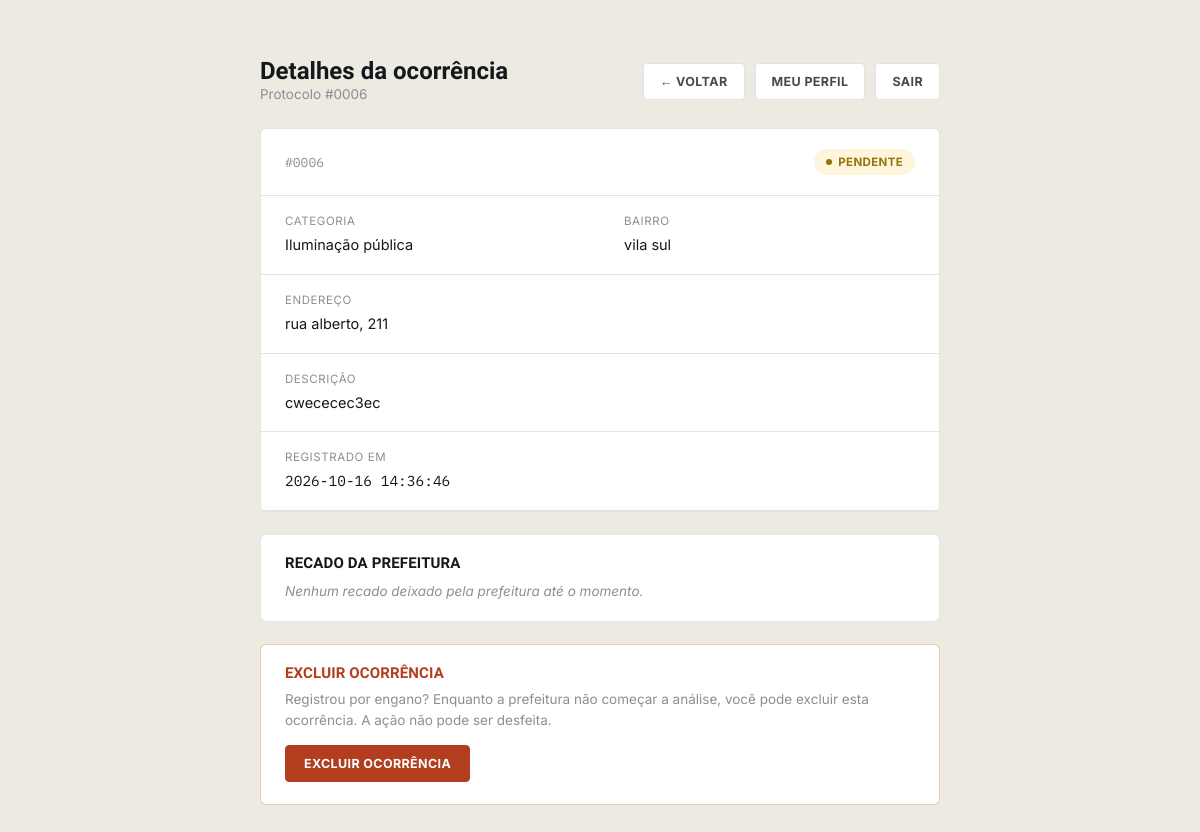
The app's page /php/ocorrencia.php?id=6 (signed in), older data.
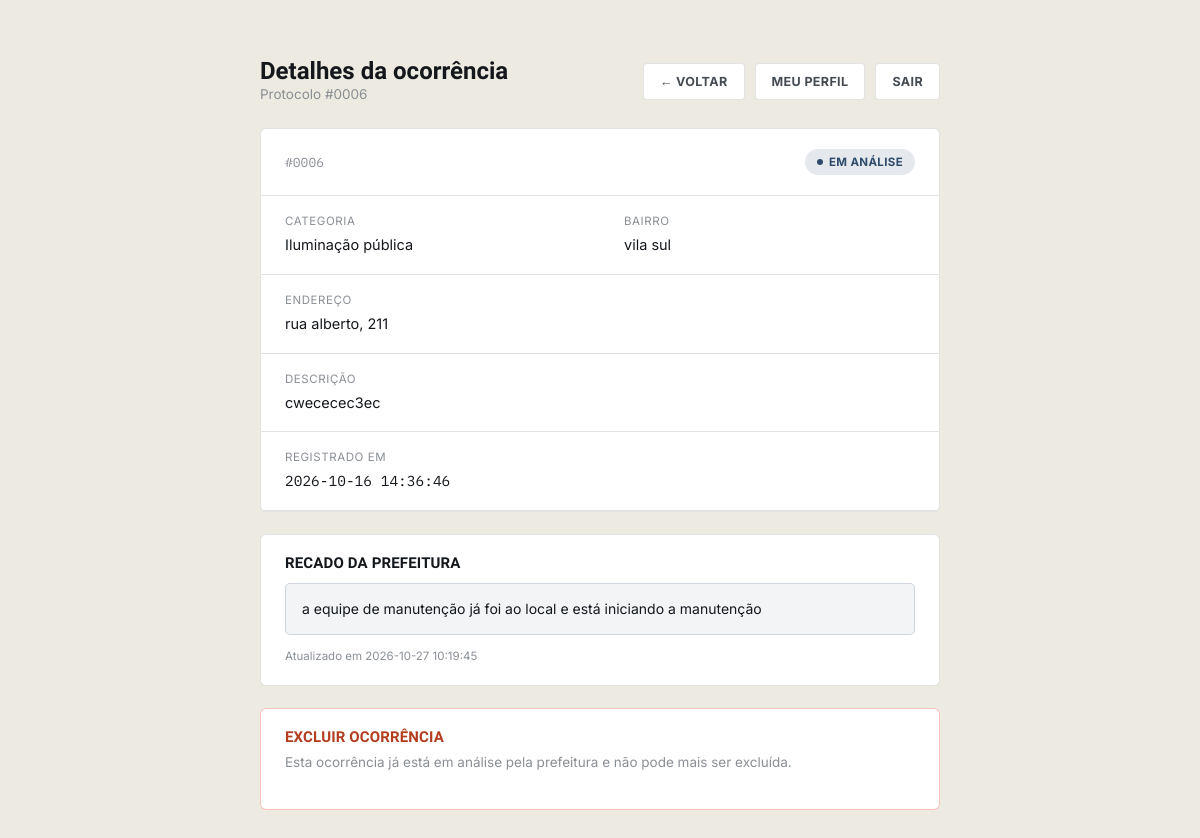
The same page, newer data.
### tables this page shows
CREATE TABLE `ocorrencias` (
  `id` int(11) NOT NULL,
  `usuario_id` int(11) NOT NULL,
  `categoria` varchar(80) NOT NULL,
  `bairro` varchar(120) NOT NULL,
  `endereco` varchar(200) NOT NULL,
  `descricao` text NOT NULL,
  `foto_path` varchar(255) DEFAULT NULL,
  `status` enum('pendente','em_analise','resolvido') NOT NULL DEFAULT 'pendente',
  `recado_adm` text DEFAULT NULL,
  `recado_atualizado_em` datetime DEFAULT NULL,
  `criado_em` datetime NOT NULL DEFAULT current_timestamp(),
  `atualizacao_vista` tinyint(1) NOT NULL DEFAULT 1
);

### php/ocorrencia.php (the view, shortened to what this page needs)
<?php
require __DIR__ . '/config.php';
$ehAdmin = isset($_SESSION['tipo']) && $_SESSION['tipo'] === 'admin';
$voltarHref = $ehAdmin ? 'paineladm.php' : 'painel.php';
$id = isset($_GET['id']) ? (int) $_GET['id'] : 0;
$statusInfo = [
    'pendente'   => ['label' => 'Pendente',   'classe' => 'pendente'],
    'em_analise' => ['label' => 'Em análise', 'classe' => 'analise'],
    'resolvido'  => ['label' => 'Resolvido',  'classe' => 'resolvido'],
];
$stmt = $pdo->prepare('
    SELECT o.*, u.nome AS nome_cidadao, u.email AS email_cidadao
    FROM ocorrencias o
    JOIN usuarios u ON o.usuario_id = u.id
    WHERE o.id = ?
');
$stmt->execute([$id]);
$o = $stmt->fetch();
$info = $statusInfo[$o['status']];
$podeExcluir = $ehAdmin || $o['status'] === 'pendente';
?>
<!DOCTYPE html>
<html lang="pt-BR">
<head>
<link rel="stylesheet" href="../style.css">
</head>
<body style="background:var(--concrete);">
<div class="painel-wrap">
  <div class="painel-top">
    <div>
      <h1>Detalhes da ocorrência</h1>
      <div class="sub">Protocolo #<?= str_pad((string) $o['id'], 4, '0', STR_PAD_LEFT) ?></div>
    </div>
    <div class="painel-actions">
      <a class="btn-line" href="<?= htmlspecialchars($voltarHref) ?>">&larr; Voltar</a>
      <a class="btn-line" href="perfil.php">Meu perfil</a>
      <a class="btn-line" href="logout.php">Sair</a>
    </div>
  </div>
  <div class="detail-card">
    <div class="detail-head">
      <span class="proto">#<?= str_pad((string) $o['id'], 4, '0', STR_PAD_LEFT) ?></span>
      <span class="pill <?= $info['classe'] ?>"><?= $info['label'] ?></span>
    </div>
    <div class="detail-grid">
      <div class="detail-item">
        <div class="k">Categoria</div>
        <div class="v"><?= htmlspecialchars($o['categoria']) ?></div>
      </div>
      <div class="detail-item">
        <div class="k">Bairro</div>
        <div class="v"><?= htmlspecialchars($o['bairro']) ?></div>
      </div>
      <div class="detail-item full">
        <div class="k">Endereço</div>
        <div class="v"><?= htmlspecialchars($o['endereco']) ?></div>
      </div>
      <div class="detail-item full">
        <div class="k">Descrição</div>
        <div class="v"><?= nl2br(htmlspecialchars($o['descricao'])) ?></div>
      </div>
      <div class="detail-item <?= $ehAdmin ? '' : 'full' ?>">
        <div class="k">Registrado em</div>
        <div class="v mono"><?= htmlspecialchars($o['criado_em']) ?></div>
      </div>
    </div>
  </div>
  <div class="recado-box">
    <h2>Recado da prefeitura</h2>
    <?php if (!empty($o['recado_adm'])): ?>
      <div class="recado-atual"><?= nl2br(htmlspecialchars($o['recado_adm'])) ?></div>
      <?php if (!empty($o['recado_atualizado_em'])): ?>
        <div class="recado-data">Atualizado em <?= htmlspecialchars($o['recado_atualizado_em']) ?></div>
      <?php endif; ?>
    <?php elseif (!$ehAdmin): ?>
      <p class="recado-vazio">Nenhum recado deixado pela prefeitura até o momento.</p>
    <?php endif; ?>
  </div>
  <div class="excluir-box">
    <h2>Excluir ocorrência</h2>
    <?php if ($podeExcluir): ?>
      <p>
        <?= $ehAdmin
            ? 'A ocorrência será removida definitivamente do sistema, junto com a foto enviada pelo cidadão.'
            : 'Registrou por engano? Enquanto a prefeitura não começar a análise, você pode excluir esta ocorrência. A ação não pode ser desfeita.' ?>
      </p>
      <form method="POST" action="excluir.php" onsubmit="return confirm('Tem certeza que deseja excluir esta ocorrência? Essa ação não pode ser desfeita.');">
        <button class="btn-excluir" type="submit">Excluir ocorrência</button>
      </form>
    <?php else: ?>
      <p>Esta ocorrência já está em análise pela prefeitura e não pode mais ser excluída.</p>
    <?php endif; ?>
  </div>
</div>
</body>
</html>

Row changes from the older to the newer data that the page shows:
changed ocorrencias "Iluminação pública": status "PENDENTE" → "EM ANÁLISE"; recado_adm (not shown) → "a equipe de manutenção já foi ao local e está iniciando a manutenção"; recado_atualizado_em (not shown) → "2026-10-27 10:19:45"
Text that changed along with them:
text no longer shown: "Nenhum recado deixado pela prefeitura até o momento. Registrou por engano? Enquanto a prefeitura não começar a análise, você pode excluir esta ocorrência. A ação não pode ser desfeita. EXCLUIR OCORRÊNCIA"
text now shown: "Atualizado em Esta ocorrência já está em análise pela prefeitura e não pode mais ser excluída."
